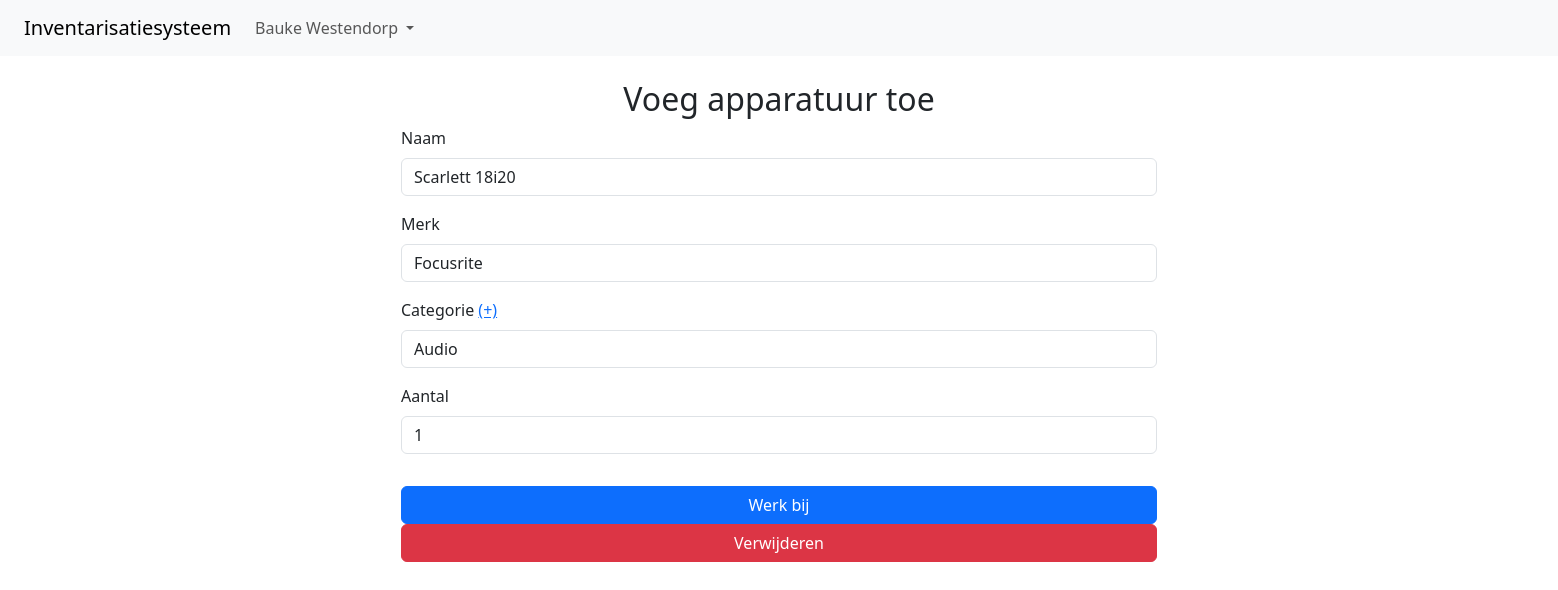
The app's page /equipment/1/edit (signed in) with its own data.
### models.py (models this page shows, shortened)
class User(db.Model, UserMixin):
    id = db.Column(db.Integer, primary_key=True)
    username = db.Column(db.String(60), unique=True, nullable=False)
    email = db.Column(db.String(120), unique=True, nullable=False)
    password = db.Column(db.String(60), nullable=False)

class Equipment(db.Model):
    id = db.Column(db.Integer, primary_key=True)
    name = db.Column(db.String(100), nullable=False)
    brand = db.Column(db.String(100), nullable=False)
    category_id = db.Column(db.Integer, db.ForeignKey('category.id'), nullable=False)
    category = db.relationship('Category', foreign_keys=[category_id])
    count = db.Column(db.Integer, nullable=False)

### routes.py (the view, shortened to what this page needs)
@app.route('/equipment/<int:id>/edit', methods=['GET', 'POST'])
@login_required
def equipment_edit(id):
    equipment = Equipment.query.get_or_404(id)
    form = AddEquipmentForm(obj=equipment)
    form.category.choices = [(category.id, category.name) for category in Category.query.all()]
    form.submit.label.text = "Werk bij"
    return render_template("equipment.html", title="Bewerk apparatuur", form=form, equipment_id=id)

### forms.py
class AddEquipmentForm(FlaskForm):
    name = StringField("Naam", validators=[DataRequired(), Length(min=1, max=100)])
    brand = StringField("Merk", validators=[DataRequired(), Length(min=1, max=100)])
    category = SelectField("Categorie", validators=[DataRequired()])
    count = IntegerField("Aantal", validators=[DataRequired(), NumberRange(min=1)])
    submit = SubmitField("Voeg toe")

### app.py (called while the page is built)
@app.before_request
def create_tables():
    db.create_all()

### models.py (called while the page is built)
@login_manager.user_loader
def load_user(user_id):
    return User.query.get(int(user_id))

    def __repr__(self):
        return f"Category('{self.id}', '{self.name}')"

### templates/equipment.html (shortened to what this page needs)
{% extends "base.html" %} {% block content %}
<div class="mt-4 row justify-content-center">
    <div class="col-md-6">
        <h2 class="text-center">Voeg apparatuur toe</h2>
        <form class="d-flex flex-column" style="gap: 1rem" method="POST" action="">
            <div class="form-group">
                {{ form.name.label(class="form-label") }}
                {{ form.name(class="form-control") }}
            </div>
            <div class="form-group">
                {{ form.brand.label(class="form-label") }}
                {{ form.brand(class="form-control") }}
            </div>
            <div class="form-group">
                {{ form.category.label(class="form-label") }}
                <a href="/category/add">(+)</a>
                {{ form.category(class="form-control") }}
            </div>
            <div class="form-group">
                {{ form.count.label(class="form-label") }}
                {{ form.count(class="form-control") }}
            </div>
            <div class="form-group mt-3">
                {{ form.submit(class="btn btn-primary w-100") }}
            </div>
        </form>
        {% if equipment_id %}
            <a href="/equipment/{{equipment_id}}/delete" class="btn btn-danger w-100">Verwijderen</a>
        {% endif %}
    <br>
    </div>
</div>
{% endblock %}

### templates/base.html (shortened to what this page needs)
<!doctype html>
<html lang="en">
    <head>
        <link
            href="https://cdn.jsdelivr.net/npm/bootstrap@5.3.3/dist/css/bootstrap.min.css"
            rel="stylesheet"
        />
        <link rel="stylesheet" href="{{ url_for('static', filename='main.css') }}">
    </head>
    <body>
        <nav class="px-4 py-2 navbar navbar-expand-lg navbar-light bg-light">
            <a class="navbar-brand" href="/">Inventarisatiesysteem</a>
            <div class="collapse navbar-collapse">
                <ul class="navbar-nav ml-auto">
                    {% if current_user.is_authenticated %}
                        <li class="nav-item dropdown">
                            <a class="nav-link dropdown-toggle"
                                href="#"
                                id="navbarDropdown"
                                role="button"
                                data-bs-toggle="dropdown"
                                aria-haspopup="true"
                                aria-expanded="false"
                            >
                                {{ current_user.username }}
                            </a>
                        </li>
                    {% else %}
                        <li class="nav-item">
                            <a class="nav-link" href="/login">Login</a>
                        </li>
                    {% endif %}
                </ul>
            </div>
        </nav>
        <div id="page">
            {% block content %} {% endblock %}
        </div>
    </body>
</html>

### static/main.css (style rules this page uses)
#page { width: 96rem; margin: 0 auto; }

### records on screen
User: username "Bauke Westendorp"
Equipment: name "Scarlett 18i20", brand "Focusrite", category "Audio", count "1"
